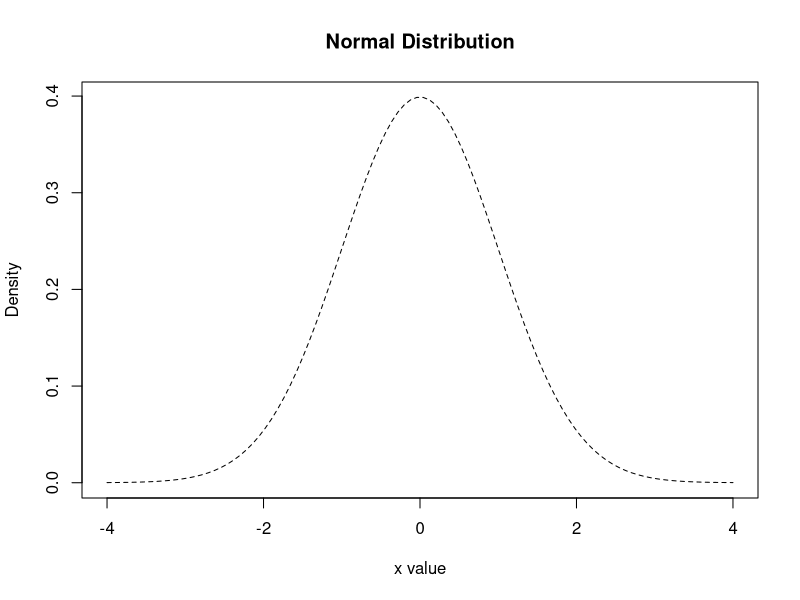
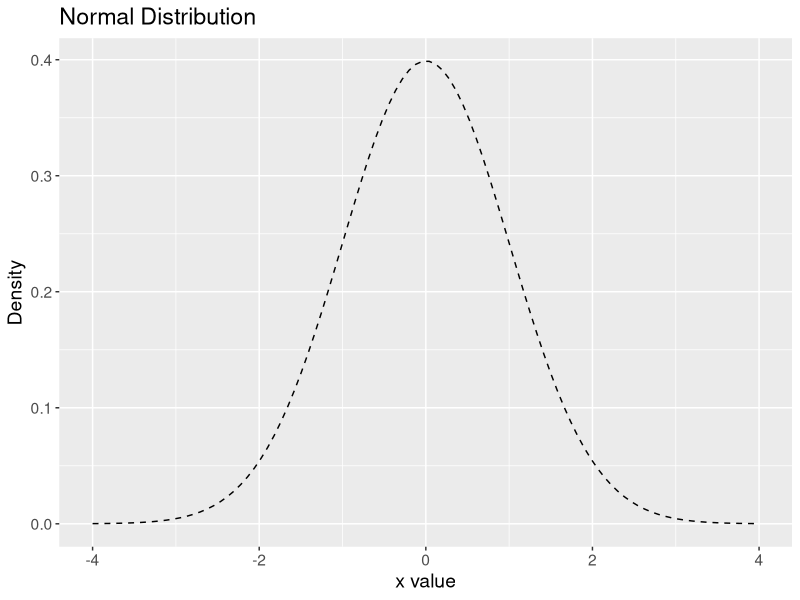
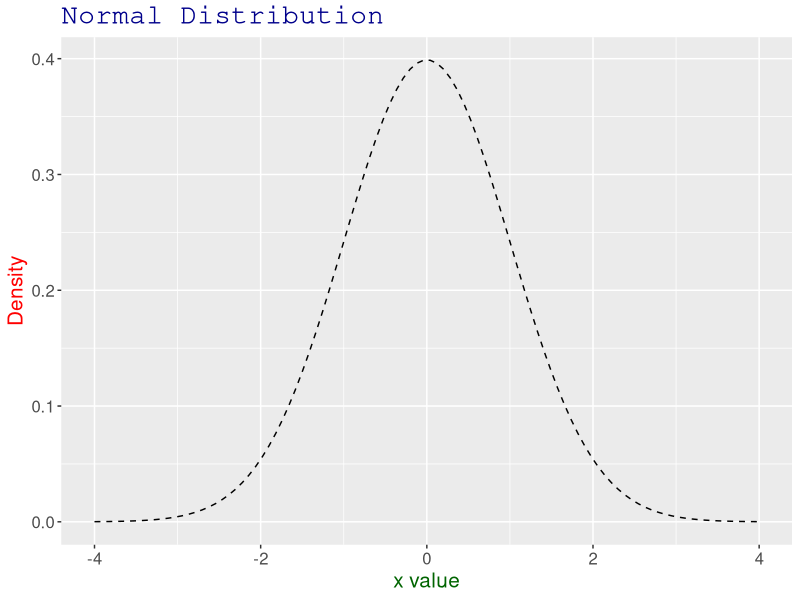
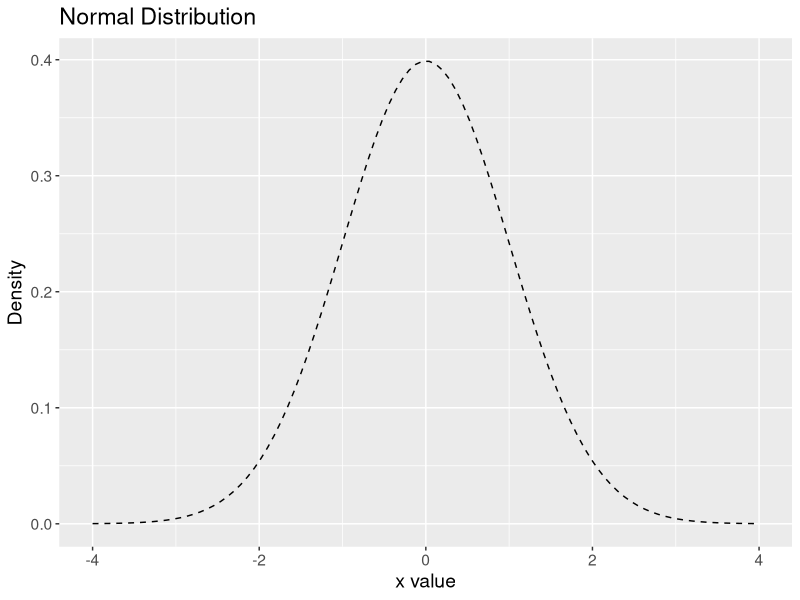
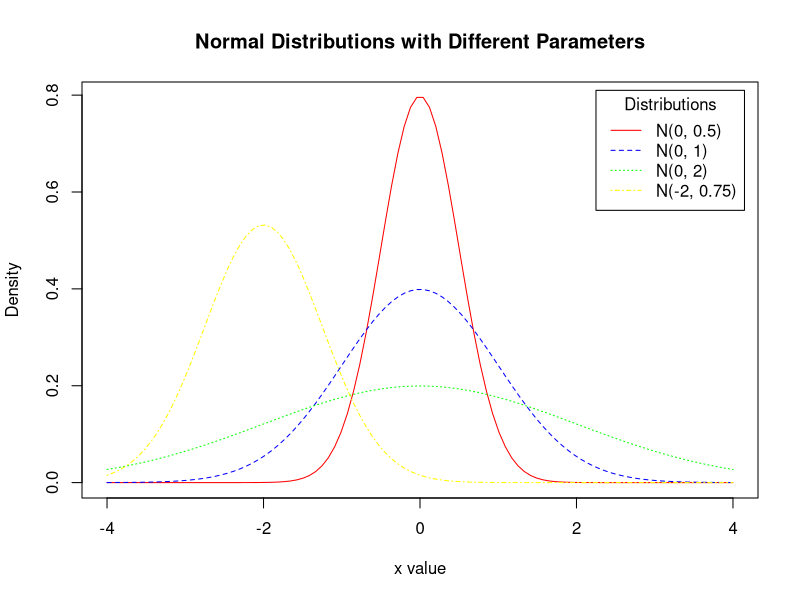
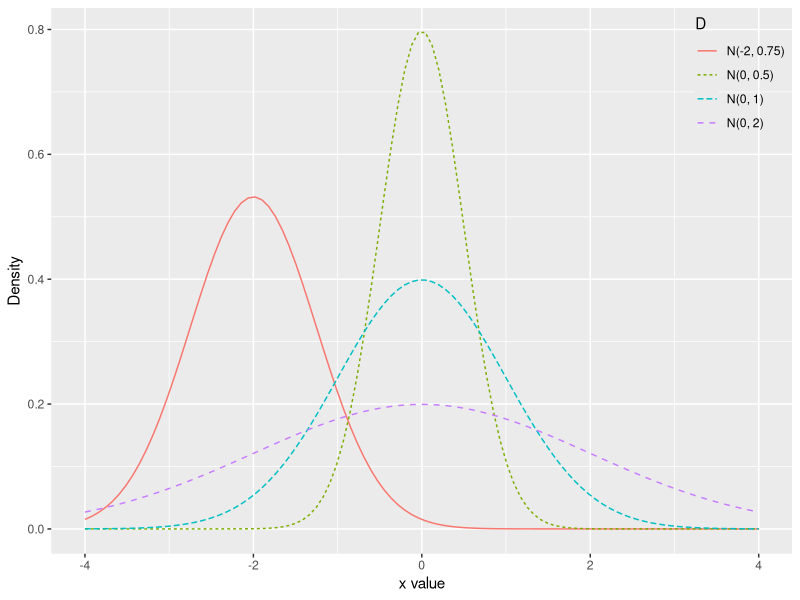
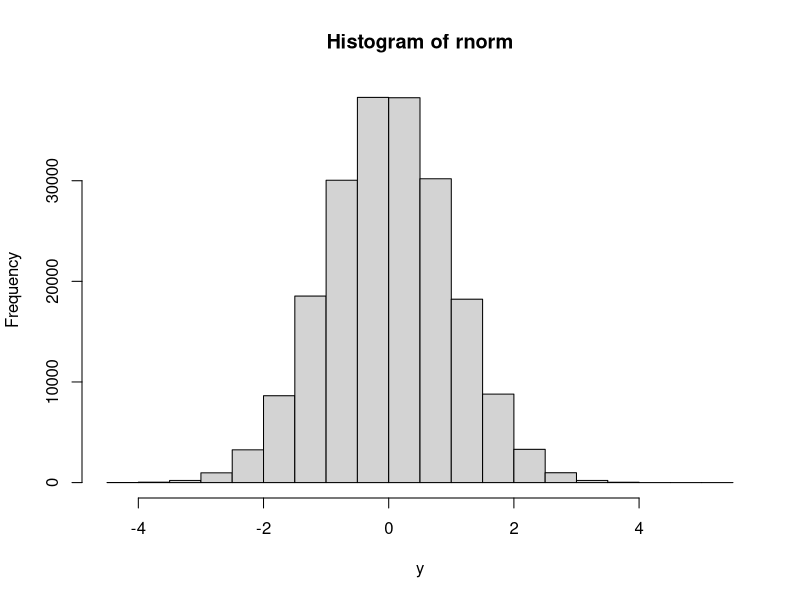
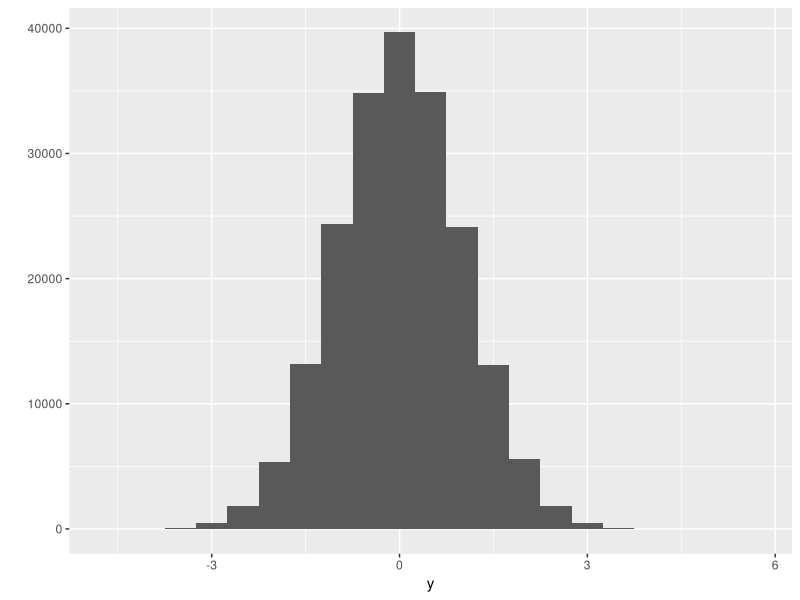

Write R code to recreate these figures, in order.
########################
## Distributions in R ##
########################


#--------------------- Distributions in R
help.search("distribution")

#http://www.stat.umn.edu/geyer/old/5101/rlook.html

# There are four commands for every distribution. 
# A letter is used to indicate their functionality
#
# p for "probability", the cumulative distribution function (c. d. f.)
# q for "quantile", the inverse c. d. f. (quantiles)
# d for "density", the height of probability density function (p. f. or p. d. f.)
# r for "random", a random generated number having the specified distribution 



#Functions associated with the normal distribution,
?Normal

#Probability value of the normal distribution at any point
dnorm(0)
dnorm(0,mean=3,sd=10)

dnorm(0)
pnorm(0)
qnorm(0)
rnorm(0)

# 0.5 means 50 percentile
# Probability of getting a value 0 or below is 50 Percentile
pnorm(0)
# For what value the percentile is 50
# Here, for 0 and the numbers below zero are 50 percentile
qnorm(0.5)


#Plotting the normal distribution
x = seq(-4, 4, length=100)
fx = dnorm(x)

# par(mfrow=c(1,1))
# type = l, p, h, s
# lty?
?plot
plot(x=x, y=fx, type="l", lty=2, xlab="x value",
     ylab="Density", main="Normal Distribution")



# ggplot - normal distribution
# Normal Distribution with mu = 0; sigma = 1
library(ggplot2)

?data.frame
?ggplot

df = data.frame(x=x, y=fx)
base_plot = ggplot(data=df, mapping=aes(x,y)) 

normal_distribution_plot = base_plot + 
  geom_line(linetype="dashed") + 
  ggtitle("Normal Distribution") +
  xlab("x value") + 
  ylab("Density") + 
  theme(text= element_text(size=14))

normal_distribution_plot

#Extra Decorating
normal_distribution_plot +
  theme(
      axis.title.x=element_text(colour="Dark Green", size=15),
      axis.title.y=element_text(colour="Red", size=15),
      axis.text.x=element_text(size=12),
      axis.text.y=element_text(size=12),
      
      legend.title=element_text(size=15),
      legend.text=element_text(size=12),
      legend.position=c(1,1),
      legend.justification=c(1,1),
      
      plot.title=element_text(colour="DarkBlue",
                              size=20,
                              family="Courier")
)


# Export png
current_dir = "T:\\Google Drive\\University of Houston\\CS - UH\\@@Spring 2018\\Statistical Methods for Research\\Class3\\Practice Code"

export_png = function(plot_name, directory, png_name) {
  setwd(directory)
  png(filename=png_name)
  
  plot(plot_name)
  #Device Off
  dev.off()
}

export_png(normal_distribution_plot, current_dir, "Normal_Distribution_Plot.png")


#--------------------- Normal Distribution Exercise
draw_line = function(y_val, lty_val, color) {
  lines(x=x, 
        y=y_val, 
        type="l", 
        lty=lty_val, 
        xlab="x value",
        ylab="Density", 
        main="Normal Distribution", 
        col=color)
}

y1 = dnorm(x, mean=0,sd=0.5)
y2 = dnorm(x, mean=0,sd=1)
y3 = dnorm(x, mean=0,sd=2)
y4 = dnorm(x, mean=-2,sd=0.75)


dev.off()

base_plot = plot(x=x, 
     y=y1, 
     type="l", 
     lty=1,
     xlab="x value", 
     ylab="Density",
     main="Normal Distributions with Different Parameters",
     col="red")

# draw_line(y1, "red")
base_plot = base_plot +
draw_line(y2, 2, "blue") +
draw_line(y3, 3, "green") +
draw_line(y4, 4, "yellow")

labels <- c('N(0, 0.5)', 'N(0, 1)', 'N(0, 2)', 'N(-2, 0.75)')
colors <- c('red','blue','green','yellow')
linetypes <- c(1, 2, 3, 4)
?legend


base_plot
legend('topright',
       inset=.02, 
       title="Distributions", 
       labels,
       lty=linetypes, 
       col=colors)


#####################################################################################
# Ask Geroge about exporting images  
# export_png(base_plot, current_dir, "Normal_Distribution_Diff_Parameters_Plot.png")
#####################################################################################


# plot(x=x, y=y1, type="l", lty=2, xlab="x value",
#      ylab="Density", main="Normal Distribution", col="Red")
# lines(x=x, y=y2, type="l", lty=2, xlab="x value",
#       ylab="Density", main="Normal Distribution", col="blue")
# lines(x=x, y=y3, type="l", lty=2, xlab="x value",
#       ylab="Density", main="Normal Distribution", col="green")
# lines(x=x, y=y4, type="l", lty=2, xlab="x value",
#       ylab="Density", main="Normal Distribution", col="yellow")




#--------------------- Normal Distribution Exercise with ggplot
?data.frame
d1 = data.frame(D='N(0, 0.5)', x, y=dnorm(x,0,0.5))
d2 = data.frame(D='N(0, 1)', x, y=dnorm(x))
d3 = data.frame(D='N(0, 2)', x, y=dnorm(x,0,2))
d4 = data.frame(D='N(-2, 0.75)', x, y=dnorm(x,-2,0.75))
d = rbind(d1, d2, d3, d4)

?ggplot
base_nd_ggplot = ggplot(data=d, mapping=aes(x, y, col=D))
base_nd_ggplot + 
  geom_line(aes(linetype=D)) + 
  xlab("x value")  + 
  ylab("Density") + 
  theme(legend.justification=c(1,1),
        legend.position=c(1,1),
        legend.background = element_rect(fill="transparent"))






#--------------------- The Normal Distribution - pnorm
#pnorm(x) computes the probability that a normally distributed random number < x
#Cumulative Distribution Function - c.d.f

?pnorm
pnorm(0)
pnorm(0, mean=2, sd=3)
pnorm(1)

#To find the probability that a number is larger than the given number,
#use the lower.tail option:
pnorm(1, lower.tail=FALSE)


#--------------------- The Normal Distribution - qnorm
#qnorm() is the inverse of pnorm()
#Given a probability, qnorm() returns the number whose cumulative
#distribution matches the probability.

qnorm(0.5)
qnorm(0.5,mean=1,sd=2)
qnorm(0.5,mean=2,sd=2)


#--------------------- The Normal Distribution - rnorm
rnorm(4)
rnorm(4,mean=3,sd=3)

#Plotting
y <- rnorm(200000)
hist(y, main="Histogram of rnorm")
qplot(y, binwidth=0.5)
qplot(y, binwidth=0.1)


#--------------------- Exercise 1 & 2
pnorm(1) - pnorm(-1)
pnorm(2) - pnorm(-2)


x=seq(-4,4,length=200)
y=dnorm(x)
plot(x,y,type="l", lwd=2, col="violet")
x1=seq(-2,2,length=200)
y1=dnorm(x1)
polygon(c(-2,x1,2),c(0,y1,0),col="light gray")

?ploygon



# ggplot
shade = data.frame(x=c(-2,x1,2),y=c(0,y1,0))
ggplot(df, aes(x,y)) + 
  geom_line() + 
  geom_polygon(data=shade, aes(x,y), fill="light blue")



#--------------------- Exercise 3

#d is for exact match
#p is for less than equals to
dbinom(4, size=10, prob=0.25)


dbinom(4, size=10, prob=0.25) +
  dbinom(3, size=10, prob=0.25) +
  dbinom(2, size=10, prob=0.25) +
  dbinom(1, size=10, prob=0.25) +
  dbinom(0, size=10, prob=0.25)

pbinom(4, size=10, prob=0.25)


#--------------------- Poissions Distribution
#If ?? is the average number of successes occurring in a given time interval or region 
#in the Poisson distribution, then the mean and the variance of the Poisson distribution 
#are both equal to ??. Note: In a Poisson distribution, 
#only one parameter, ?? is needed to determine the probability of an event.

dpois(11, lambda=10)
#Therefore, there is approximately 11% chance that exactly 11 cars
#would approach the tollbooth in a minute.



?pnorm
pnorm(85, mean=79, sd=13.1)

#Since we would like to find the percentages of students whose score is greater than or 
#equal to 85, we are interested in the upper tail of the normal distribution
pnorm(85, mean=79, sd=13.1, lower.tail=FALSE)
#Hence, the percentage of students scoring 85 or more in the exam is 32:3%




#--------------------- Null Hypothesis Exercise
xbar=9900
mu0=10000
sigma=120
n=30

z=(xbar-mu0)/(sigma/sqrt(n))
z


alpha=.05
z.alpha=qnorm(1-alpha)
-z.alpha